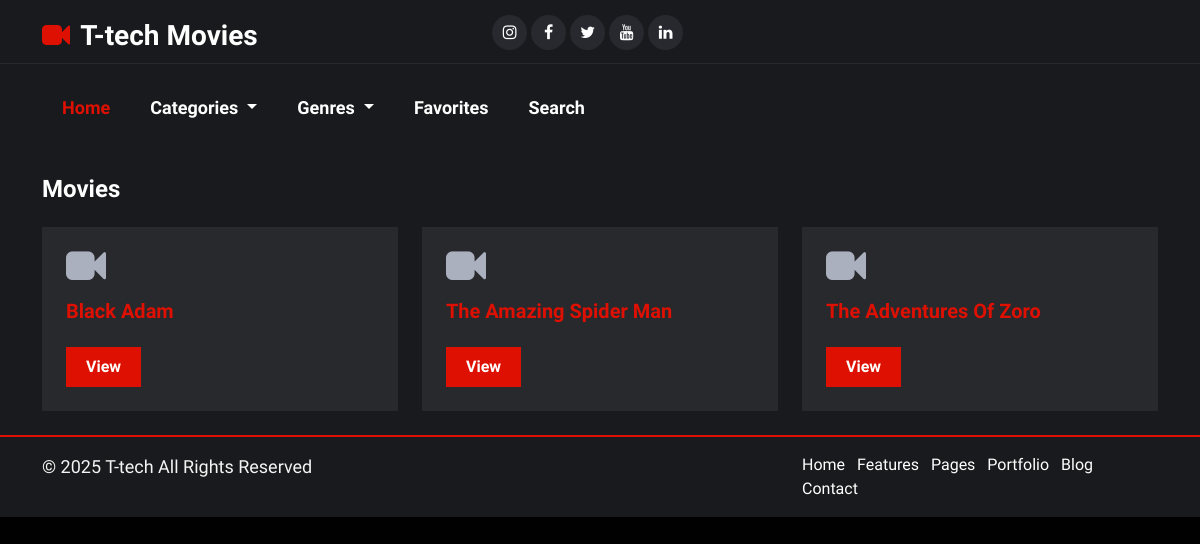
The page /category/Movies on the database its author committed.
### MovieFiles/models.py (models this page shows, shortened)
class Category(models.Model):
    category = models.CharField(max_length=40)
    def __str__(self):
        return self.category

class Latest_movie(models.Model):
    mv_name = models.CharField(max_length=50,blank=False)
    mv_desc = models.TextField(blank=True)
    mv_genres = models.ManyToManyField(Genre, related_name='movies')
    mv_image = models.ImageField(upload_to='uploads/image',null=True)
    mv_actors = models.CharField(max_length=500,help_text='Enter words seperated by comma',null=True,blank=True)
    mv_category = models.ForeignKey(Category,on_delete=models.CASCADE,null=True)

### MovieFiles/views.py (the view)
# urls.py: path("category/<str:mv_category>",Category_View,name="category_view"),
def Category_View(request,mv_category):
   cat_name = Category.objects.get(category=mv_category)
   mv_name = Latest_movie.objects.filter(mv_category = cat_name)
   category = Category.objects.all()
   genre = Genre.objects.all()
   context = {"category":category,"cat_name":cat_name,"mv_name":mv_name,"genre":genre}
   return render(request,"mvtemp/categories.html",context)

### MovieFiles/templates/mvtemp/categories.html (shortened to what this page needs)
{% extends "mvtemp/base.html" %}
{% block content %}
{% load static %}
	<link href=" {% static "mvtemp/css/index.css" %}" rel="stylesheet">
	<link href=" {% static "mvtemp/css/global.css" %} " rel="stylesheet">
<section id="serv_pg" class="pt-4 pb-4 bg_grey">
	<div class="container-xl">
	 <div class="row trend_1">
	 <div class="col-md-12">
	  <h4 class="mb-0">{{cat_name}} </h4>
	 </div>
	</div>
	 <div class="row serv_pg1 mt-4">
		{% if mv_name %}
		{% for i in mv_name %}
		<div class="col-md-4">
		<div class="serv_pg1i bg_dark p-4 pt-3">
			<h1 class="col_light"><i class="fa fa-video-camera"></i></h1>
			<h5 class="col_red">{{i.mv_name}}</h5>
			<h6 class="mb-0 mt-4"><a class="button" href="{% url "moviefile" i.id %}">View</a></h6>
		</div>
		</div>
	  	{% endfor %}
		{% else %}
		<p class="text-align-start">No Movie Under This Category</p>
		{% endif %}
	 </div>
	</div>
   </section>
{% endblock content %}

### MovieFiles/static/mvtemp/css/global.css (style rules this page uses)
body { font-family: 'Rajdhani', sans-serif; color: #ffffff; background-color: #010102; }
h1,h2,h3,h4,h5,h6 { font-weight:bold; }
a { text-decoration:none; color:#fff; }
.button { background: #de1002; color:#fff; padding:10px 20px; display: inline-block; transition: 0.3s; }
.col_red { color: #de1002; }
.col_light { color:#abb0bf; }
.bg_grey { background: #191a1d; }
.bg_dark { background: #27292d; }
::placeholder { color:#999!important; opacity: 1; }

### rows shown on the page
Category: category "Movies"
Latest_movie: mv_name "Black Adam"
Latest_movie: mv_name "The Amazing Spider Man"
Latest_movie: mv_name "The Adventures Of Zoro"
